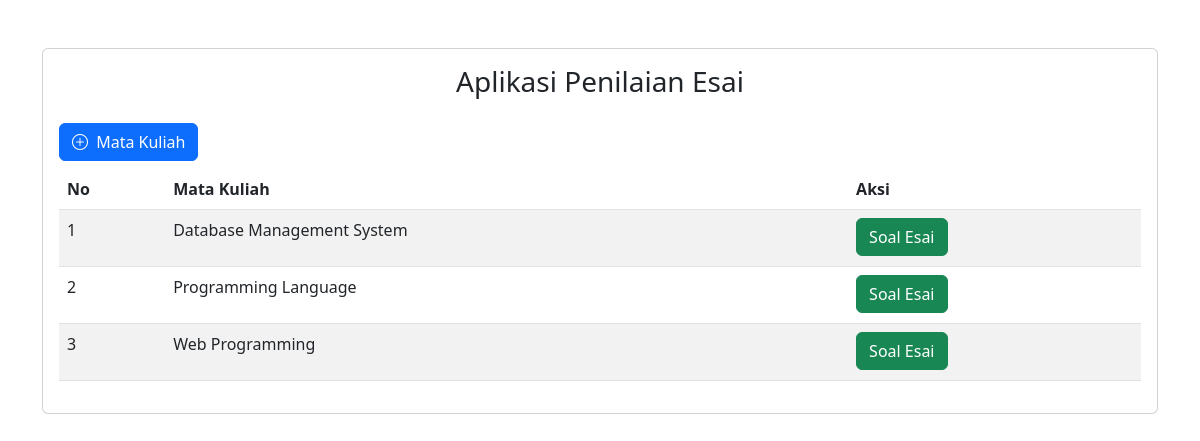
Before: / with the older database file.
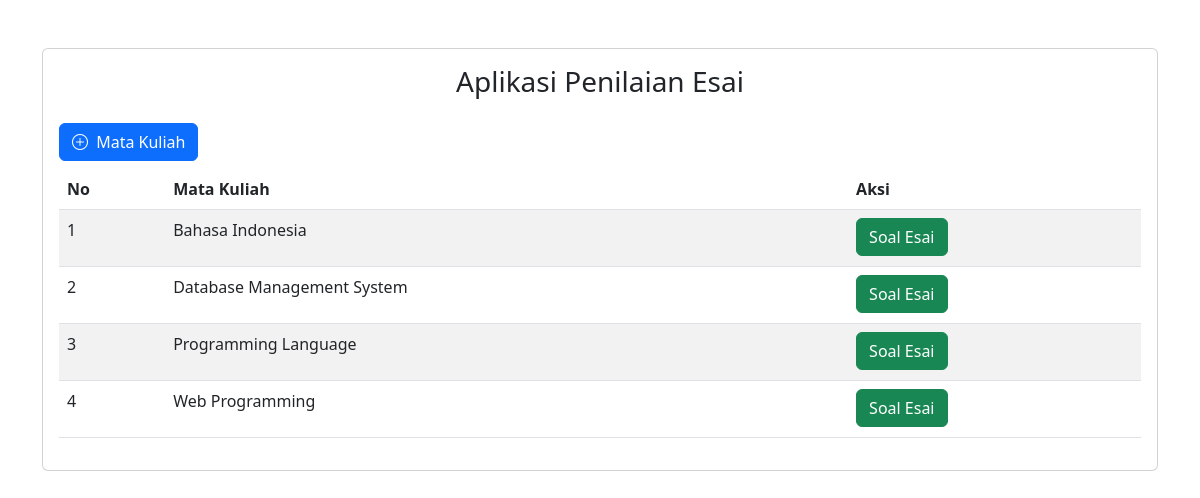
After: the same page with the newer database file.
### tables this page shows
CREATE TABLE `mata_kuliah` (
  `kd_matkul` varchar(6) NOT NULL,
  `nama_matkul` varchar(50) NOT NULL
);

### application/controllers/Essay.php (called while the page is built, shortened)
<?php
class Essay extends CI_Controller {
    public function __construct()
    {
        $this->load->model('essay_model');
        $this->load->helper('url');
    }
     public function index()
	{
        $this->mata_kuliah = $this->essay_model->show_data("kd_matkul, nama_matkul", 'mata_kuliah');
        $this->load->view('template/header');
		$this->load->view('home_view', ['no' => 1, 'mata_kuliah' => $this->mata_kuliah]);
        $this->load->view('template/footer');
	}
}

### index.php (called while the page is built, shortened)
<?php
require_once BASEPATH.'core/CodeIgniter.php';

### application/models/Essay_model.php (called while the page is built, shortened)
<?php
class Essay_model extends CI_Model {
    public function show_data(string $column, string $table, $param = null) {
        $this->db->select($column);
        if(!is_null($param)) {
            $query = $this->db->get_where($table, $param);
        } else {
            $query = $this->db->get($table);
        }
        return $query->result();
    }
}

### application/views/home_view.php (the view, shortened to what this page needs)
<div class="d-grid gap-2 d-md-flex justify-content-md-start">
    <button class="btn btn-primary my-2" data-bs-toggle="modal" data-bs-target="#tambahDataMatkul"><i class="bi bi-plus-circle me-1"></i> Mata Kuliah</button>
</div>
<table class="table caption-top table-striped">
    <thead>
        <tr>
            <th>No</th>
            <th>Mata Kuliah</th>
            <th>Aksi</th>
        </tr>
    </thead>
    <tbody>
        <?php
        if (count($mata_kuliah) !== 0) {
            foreach ($mata_kuliah as $key => $matkul) {
        ?>
                <tr>
                    <td>
                        <p><?= $key + 1; ?></p>
                    </td>
                    <td>
                        <p><?= $matkul->nama_matkul; ?></p>
                    </td>
                    <td>
                        <a href="<?= base_url('essay/soal_view/' . $matkul->kd_matkul); ?>" class="btn btn-success">Soal Esai</a>
                    </td>
                </tr>
        <?php
            }
        } else { ?>
            <tr><td colspan="3"><p class="text-center">Matkul Belum Tersedia</p></td></tr>
            <?php }
        ?>
    </tbody>
</table>

Changed rows visible on the page:
added mata_kuliah: nama_matkul "Bahasa Indonesia"
